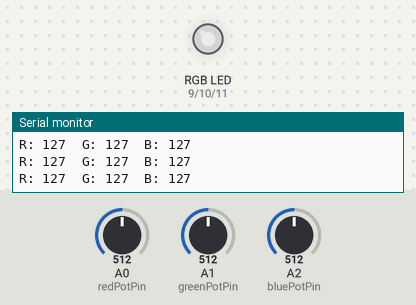
Bench run of a sketch on a simulated Arduino Uno, built with avr-gcc and run on an emulated ATmega328P. Parts: an RGB LED mixed from three pins (HIGH = lit), the last lines printed to the serial monitor. The test bench sets the inputs (shaded band); at power-on: A0 (redPotPin) = 512, A1 (greenPotPin) = 512, A2 (bluePotPin) = 512. Dim RGB values are drawn brighter than linear.

Above: at 1.2 s.
1.3 s: A0 (redPotPin) set to 716
At 1.9 s:
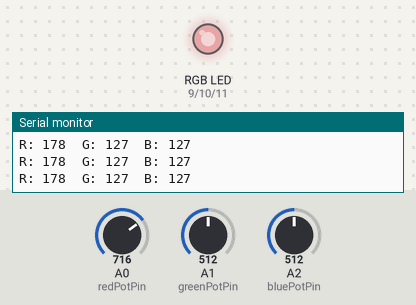
2.8 s: A1 (greenPotPin) set to 716
At 3.6 s:
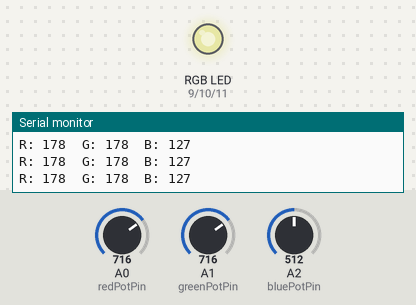
4.3 s: A2 (bluePotPin) set to 716
At 5.4 s:
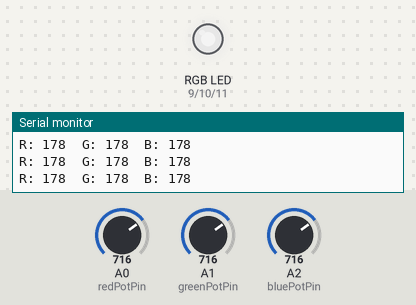
5.8 s: A0 (redPotPin) set to 414
At 7.0 s:
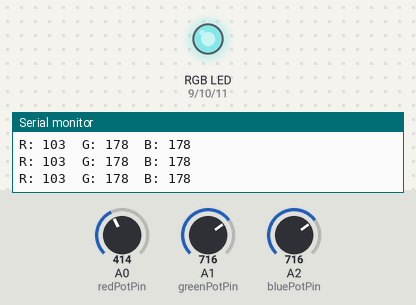
7.3 s: A0 (redPotPin) set to 391
At 7.7 s:
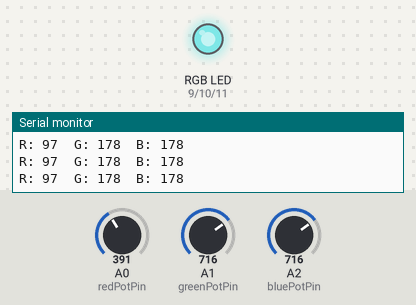
8.8 s: A1 (greenPotPin) set to 900
At 9.4 s:
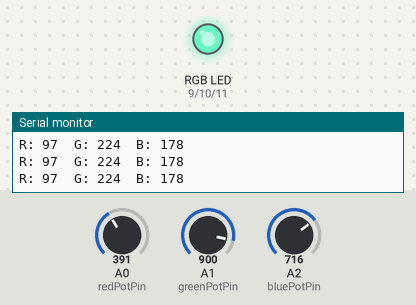
Timing chart, 0 to 11.3 s (numbered marks = the images above; inputs shaded):
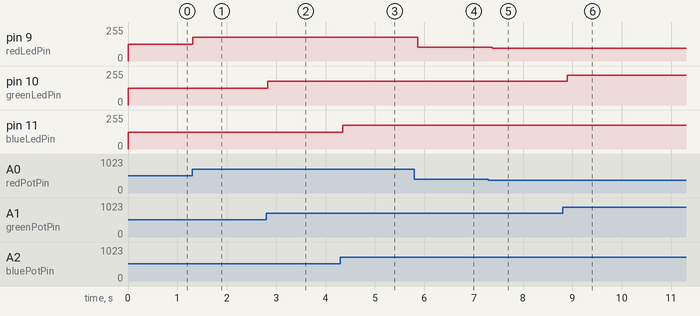

The sketch:

sketch.ino
```cpp
const int redPotPin = A0;
const int greenPotPin = A1;
const int bluePotPin = A2;

const int redLedPin = 9;
const int greenLedPin = 10;
const int blueLedPin = 11;

void setup() {
  pinMode(redLedPin, OUTPUT);
  pinMode(greenLedPin, OUTPUT);
  pinMode(blueLedPin, OUTPUT);
  Serial.begin(9600);
}

void loop() {
  int redValue = analogRead(redPotPin);
  int greenValue = analogRead(greenPotPin);
  int blueValue = analogRead(bluePotPin);

  int redBrightness = map(redValue, 0, 1023, 0, 255);
  int greenBrightness = map(greenValue, 0, 1023, 0, 255);
  int blueBrightness = map(blueValue, 0, 1023, 0, 255);

  analogWrite(redLedPin, redBrightness);
  analogWrite(greenLedPin, greenBrightness);
  analogWrite(blueLedPin, blueBrightness);

  Serial.print("R: ");
  Serial.print(redBrightness);
  Serial.print("  G: ");
  Serial.print(greenBrightness);
  Serial.print("  B: ");
  Serial.println(blueBrightness);

  delay(100);
}
```

Measured:
- after the input at 1.3 s, pin 9 (redLedPin): 127/255 → 178/255 at once
- after the input at 2.8 s, pin 10 (greenLedPin): 127/255 → 178/255 at once
- after the input at 4.3 s, pin 11 (blueLedPin): 127/255 → 178/255 after 0.05 s
- after the input at 5.8 s, pin 9 (redLedPin): 178/255 → 103/255 after 0.06 s
- after the input at 7.3 s, pin 9 (redLedPin): 103/255 → 97/255 after 0.08 s
- after the input at 8.8 s, pin 10 (greenLedPin): 178/255 → 224/255 after 0.10 s
